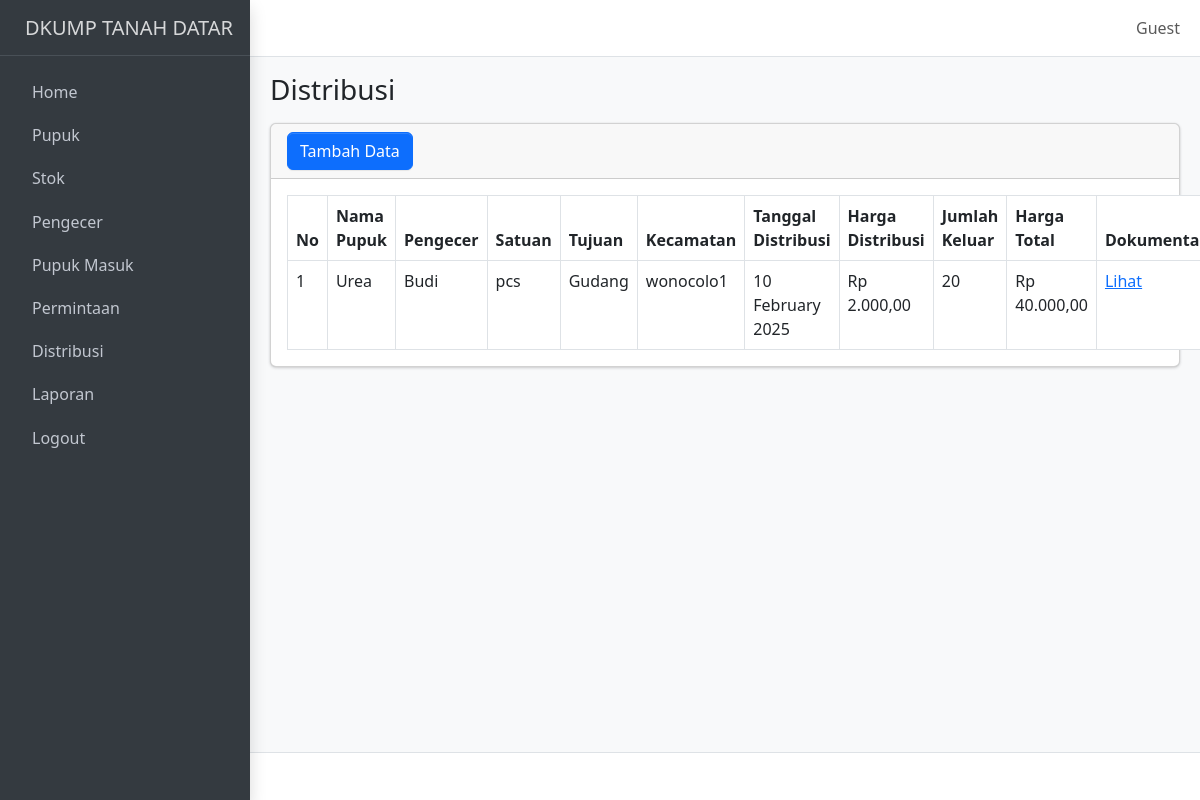
Page /distribusi.php on the committed database.
### tables this page shows
CREATE TABLE `distribusi` (
  `id_distribusi` int NOT NULL,
  `id_pupuk` int NOT NULL,
  `id_pengecer` int NOT NULL,
  `satuan` varchar(50) NOT NULL,
  `tujuan` text NOT NULL,
  `kecamatan` varchar(255) NOT NULL,
  `harga_distribusi` decimal(15,2) NOT NULL,
  `harga_total` decimal(15,2) NOT NULL,
  `jumlah_keluar` int NOT NULL,
  `tanggal_distribusi` varchar(50) NOT NULL,
  `dokumentasi` varchar(255) DEFAULT NULL
);

CREATE TABLE `pupuk` (
  `id_pupuk` int NOT NULL,
  `nama_pupuk` varchar(255) NOT NULL,
  `satuan` varchar(50) NOT NULL,
  `harga` decimal(15,2) NOT NULL
);

CREATE TABLE `pengecer` (
  `id_pengecer` int NOT NULL,
  `nama_pengecer` varchar(255) NOT NULL,
  `jenis_kelamin` enum('Laki-laki','Perempuan') NOT NULL,
  `tanggal_lahir` date NOT NULL,
  `no_hp` varchar(20) NOT NULL,
  `alamat` text NOT NULL
);

### distribusi.php (the view, shortened to what this page needs)
<?php include 'template/header.php'; ?>
<body class="layout-fixed sidebar-expand-lg bg-body-tertiary">
    <div class="app-wrapper">
        <?php include 'template/navbar.php'; ?>
        <?php include 'template/sidebar.php'; ?>
        <main class="app-main">
            <div class="app-content-header">
                <div class="container-fluid">
                    <div class="row">
                        <div class="col-sm-6">
                            <h3 class="mb-0">Distribusi</h3>
                        </div>
                    </div>
                </div>
            </div>
            <div class="app-content">
                <div class="container-fluid">
                    <div class="card">
                        <div class="card-header d-flex justify-content-between align-items-center">
                            <button class="btn btn-primary" data-bs-toggle="modal" data-bs-target="#modalTambahDistribusi">Tambah Data</button>
                        </div>
                        <div class="card-body">
                            <?php
                            include 'koneksi.php';
                            $query = "SELECT d.id_distribusi, p.id_pupuk, p.nama_pupuk, pe.id_pengecer, pe.nama_pengecer,
                            d.satuan, d.tujuan, d.kecamatan, d.tanggal_distribusi, d.harga_distribusi,
                            d.jumlah_keluar, d.harga_total, d.dokumentasi
                     FROM distribusi d
                     JOIN pupuk p ON d.id_pupuk = p.id_pupuk
                     JOIN pengecer pe ON d.id_pengecer = pe.id_pengecer";
                            $result = $koneksi->query($query);
                            $no = 1;
                            if ($result->num_rows > 0) {
                                echo "<table class='table table-bordered'>";
                                echo "<thead>
                            <tr>
                <th>No</th>
                <th>Nama Pupuk</th>
                <th>Pengecer</th>
                <th>Satuan</th>
                <th>Tujuan</th>
                <th>Kecamatan</th>
                <th>Tanggal Distribusi</th>
                <th>Harga Distribusi</th>
                <th>Jumlah Keluar</th>
                <th>Harga Total</th>
                <th>Dokumentasi</th>
                <th>Aksi</th>
            </tr>
                          </thead>";
                                echo "<tbody>";
                                while ($row = $result->fetch_assoc()) {
                                    $tanggal_distribusi = date("j F Y", strtotime($row['tanggal_distribusi']));
                                    echo "<tr>
                                    <td>{$no}</td>
                                    <td>{$row['nama_pupuk']}</td>
                                    <td>{$row['nama_pengecer']}</td>
                                    <td>{$row['satuan']}</td>
                                    <td>{$row['tujuan']}</td>
                                     <td>{$row['kecamatan']}</td>
                                    <td>{$tanggal_distribusi}</td>
                                    <td>Rp " . number_format($row['harga_distribusi'], 2, ',', '.') . "</td>
                                    <td>{$row['jumlah_keluar']}</td>
                                    <td>Rp " . number_format($row['harga_total'], 2, ',', '.') . "</td>
                                    <td><a href='uploads/{$row['dokumentasi']}' target='_blank'>Lihat</a></td>
                                    <td>
                                        <button class='btn btn-warning btn-sm' data-bs-toggle='modal' data-bs-target='#modalEditDistribusi{$row['id_distribusi']}'>Edit</button>
                                        <a href='crud/hapus_distribusi.php?id={$row['id_distribusi']}' onclick='return confirm(\"Apakah Anda yakin ingin menghapus data ini?\")' class='btn btn-danger btn-sm'>Hapus</a>
                                    </td>
                                  </tr>";
                                    $no++;
                                }
                                echo "</tbody></table>";
                            } else {
                                echo "<p class='text-center'>Tidak ada data distribusi.</p>";
                            }
                            ?>
                        </div>
                    </div>
                </div>
            </div>
        </main>
        <footer class="app-footer">
        </footer>
    </div>
</body>
</html>

### rows in the picture
distribusi: id_pupuk.nama_pupuk "Urea", id_pengecer.nama_pengecer "Budi", satuan "pcs", tujuan "Gudang", kecamatan "wonocolo1", tanggal_distribusi "10 February 2025", harga_distribusi "2.000,00", jumlah_keluar "20", harga_total "40.000,00"

### other values in the picture
$_SESSION['nama_lengkap'] "Guest"
